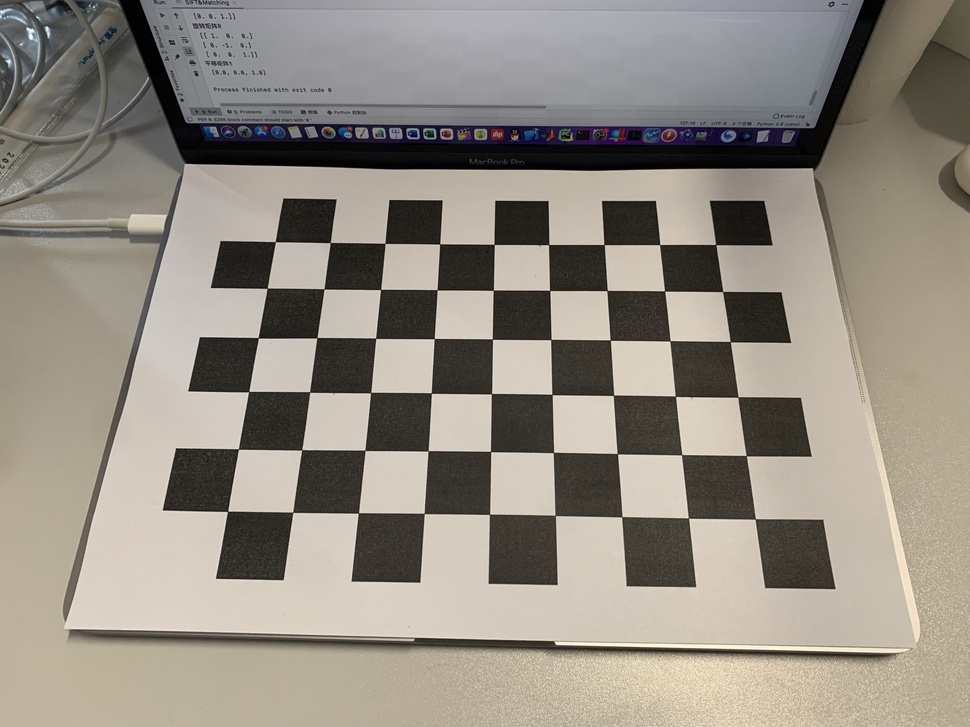
#> input picture CamfixPic/CamfixPic_Big/IMG_3547.jpg, 970 x 727 px, shrunk from 4032 x 3024 before the run; its folder holds only this picture in this run
$ python Camfixing.py
#> lines starting #> are read from the running program, lines starting #| are printed output that depends on the picture; after the words box and inside, x2 and y2 are one past the last pixel; in counts of white or black regions, pixels touching at a corner belong together; long printed decimals are rounded
import cv2
import numpy as np
import glob

################################################################################

print ('criteria and object points set')

# termination criteria
criteria = (3, 30, 0.001)

# prepare object points, like (0,0,0), (1,0,0), (2,0,0) ....,(8,5,0)
objpoint = np.zeros((9 * 6, 3), np.float32)
objpoint[:, :2] = np.mgrid[0:9, 0:6].T.reshape(-1, 2)

# arrays to store object points and image points from all the images

# 3d point in real world space
objpoints = []
# 2d points in image plane
imgpoints = []
################################################################################

print('Load Images')

images = glob.glob('CamfixPic\\CamfixPic_Big\\*.jpg')

for frame in images:

    img1 = cv2.imread(frame)
#> img1 is the input picture: shape (727, 970, 3); mean B, G, R 130.4, 140.3, 146.8
    imgGray = cv2.cvtColor(img1, cv2.COLOR_BGR2GRAY)
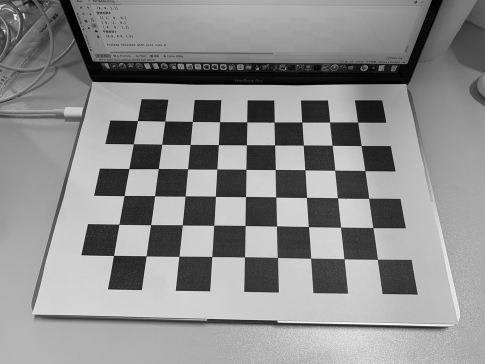
#> imgGray: shape (727, 970) (shown at 1/2 size); min 0, max 252, mean 141.1

    # find chess board corners
    ret, corners = cv2.findChessboardCorners(imgGray, (9, 6), None)
#> ret = True; corners = 54 rows, first 8: [755.1, 519], [688.3, 517.8], [621.8, 516.9], [555.2, 515.4], [489.4, 514.2], [424.2, 513.5], [358.2, 513.2], [292.8, 512.1]

    # print ret to check if pattern size is set correctly
    print (ret)
#| True

    # if found, add object points, image points (after refining them)
    if ret == True:
        # add object points
        objpoints.append(objpoint)
        cv2.cornerSubPix(imgGray, corners, (11, 11), (-1, -1), criteria)
        # add corners as image points
        imgpoints.append(corners)

        # draw corners
        cv2.drawChessboardCorners(img1, (9, 6), corners, ret)
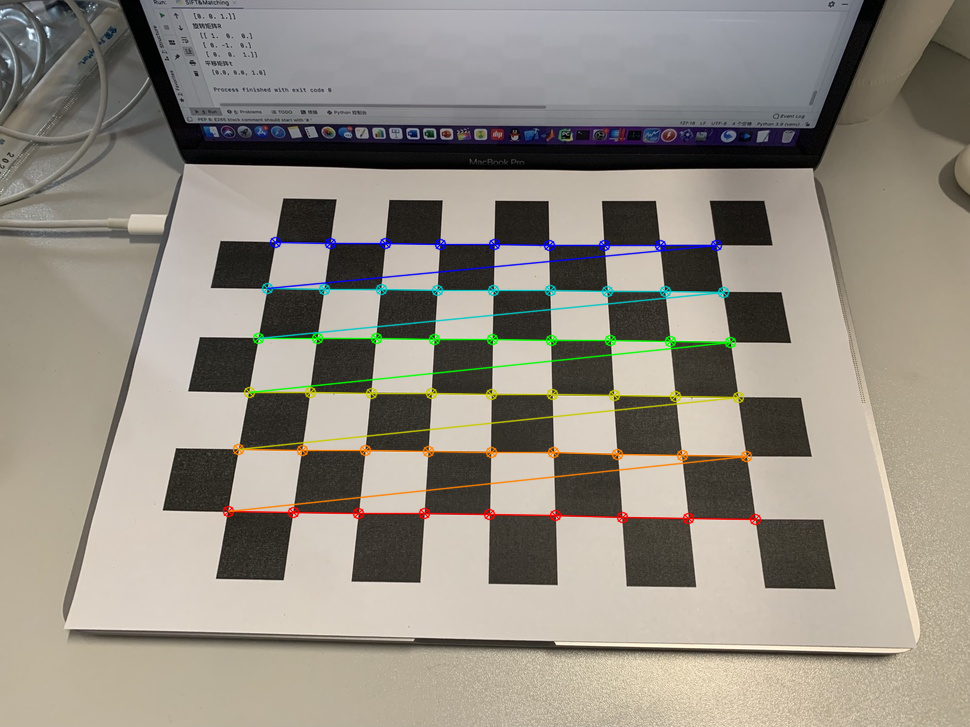
#> img1: shape (727, 970, 3); 2.85% of pixels changed, all inside (x1, y1, x2, y2) = (222, 236, 762, 526)

       # cv2.imshow('Image', img1)#chess
        cv2.waitKey(0)
        cv2.destroyAllWindows()

################################################################################

print ('camera matrix')

ret, camMat, distortCoffs, rotVects, transVects = cv2.calibrateCamera(objpoints, imgpoints, imgGray.shape[::-1], None,None)
#> ret = 0.446; camMat = [[848.8, 0, 478.9], [0, 848.2, 299.3], [0, 0, 1]]; distortCoffs = [[0.349, -2.61, -0.000378, -0.00311, 6.61]]; rotVects = ([-0.0441, -0.831, -3.01],); transVects = ([4.16, 3.3, 12.94],)
################################################################################
#distortCoffs为畸变系数
print('camMat\n',camMat)#打印相机内参数矩阵
#| camMat
#|  [[848.822   0.         478.906]
#|  [  0.         848.219 299.258]
#|  [  0.           0.           1.        ]]
print('\nrotVects\n', rotVects)#旋转向量
#| rotVects
#|  (array([[-0.04408],
#|        [-0.8313],
#|        [-3.013]]),)
print('\ntransVects\n', transVects)#平移向量
#| transVects
#|  (array([[ 4.162],
#|        [ 3.302],
#|        [12.937]]),)
print ('re-projection error')

meanError = 0
for i in range(len(objpoints)):
    imgpoints2, _ = cv2.projectPoints(objpoints[i], rotVects[i], transVects[i], camMat, distortCoffs)
    error = cv2.norm(imgpoints[i], imgpoints2, cv2.NORM_L2) / len(imgpoints2)
    meanError += error
#> this loop made 1 pass
#> (error, meanError) on pass 1: (0.0607, 0.0607)
#> after the loop, meanError = 0.0607

print ("total error: ", meanError / len(objpoints))
#| total error:  0.06069


################################################################################

# [25 lines left out: functions drawAxis, drawCube, not called in this run]


################################################################################

print ('pose calculation')

axis = np.float32([[3, 0, 0], [0, 3, 0], [0, 0, -3]]).reshape(-1, 3)
axisCube = np.float32([[0, 0, 0], [0, 3, 0], [3, 3, 0], [3, 0, 0], [0, 0, -3], [0, 3, -3], [3, 3, -3], [3, 0, -3]])

for frame in glob.glob('CamfixPic\\*.jpg'):

    img2 = cv2.imread(frame)

    gray = cv2.cvtColor(img2, cv2.COLOR_BGR2GRAY)
    ret, corners = cv2.findChessboardCorners(gray, (9, 6), None)

    if ret == True:
        # find the rotation and translation vector s.
        _,rotVects, transVects, inliers = cv2.solvePnPRansac(objpoint, corners, camMat, distortCoffs)
        #在OpenCV3的python接口中，发生了一些变化,还会返回一个retval值，这个值一般用不到，所以写需要写'_',见https://blog.csdn.net/c20081052/article/details/89501628
        # project 3D points to image plane
        '''
        imgpoints, jac = cv2.projectPoints(axis, rotVecs, transVecs, camMat, distortCoffs)
        img = drawAxis(img, corners, imgpoints)
        '''

        imgpoints, jac = cv2.projectPoints(axisCube, rotVects, transVects, camMat, distortCoffs)
        img2 = drawCube(img2, corners, imgpoints)

        # cv2.imshow('Image with Pose', img2)#cube

        cv2.waitKey(0)
        cv2.destroyAllWindows()

# [8 lines of commented-out code are left out]

$ run again, on CamfixPic/CamfixPic_Big/IMG_3551.jpg
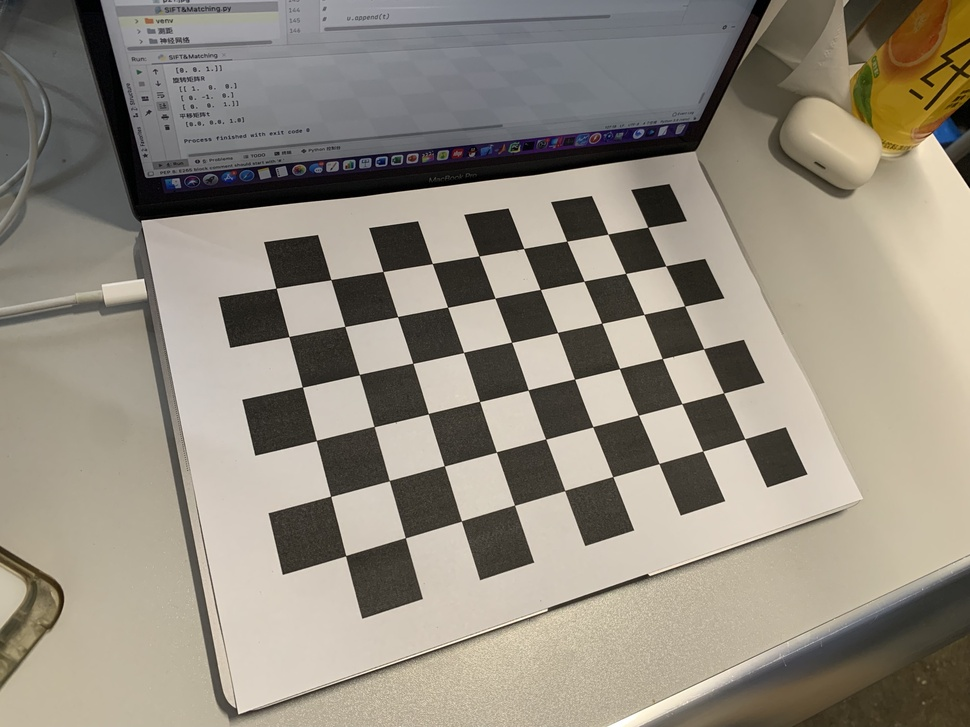
#> input picture CamfixPic/CamfixPic_Big/IMG_3551.jpg, 970 x 727 px, shrunk from 4032 x 3024 before the run
#> img1 is the input picture: shape (727, 970, 3); mean B, G, R 126.4, 138.8, 145.8
#> `imgGray = cv2.cvtColor(img1, cv2.COLOR_BGR2GRAY)`:
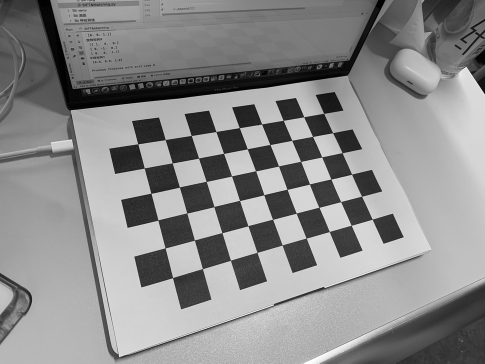
#> imgGray: shape (727, 970) (shown at 1/2 size); min 0, max 255, mean 139.5
#> `ret, corners = cv2.findChessboardCorners(imgGray, (9, 6), None)`: ret = True; corners = 54 rows, first 8: [744.6, 438.9], [702.8, 451.1], [659, 463.5], [612.8, 476.6], [564.6, 490.5], [514.5, 505.3], [461.5, 521], [405.4, 537.7]
#| True
#> `cv2.drawChessboardCorners(img1, (9, 6), corners, ret)`:
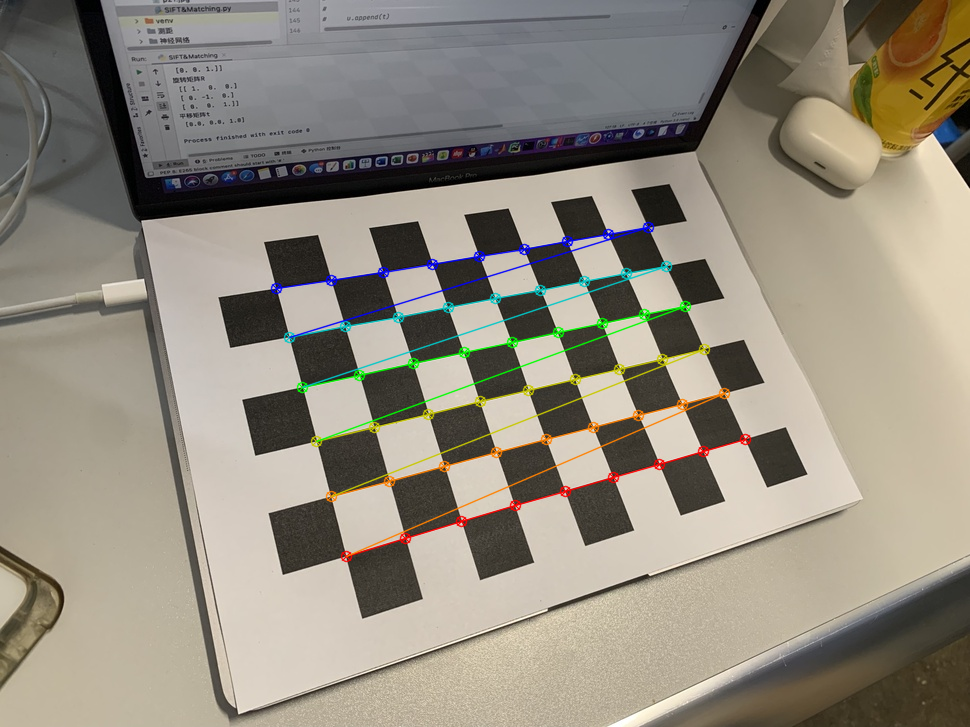
#> img1: shape (727, 970, 3); 2.37% of pixels changed, all inside (x1, y1, x2, y2) = (270, 221, 752, 563)
#> `ret, camMat, distortCoffs, rotVects, transVects = cv2.calibrateCamera(..`: ret = 0.422; camMat = [[851.1, 0, 483.5], [0, 833.6, 305.6], [0, 0, 1]]; distortCoffs = [[0.325, -2.73, -0.000757, -0.0123, 10.13]]; rotVects = ([-0.465, 0.602, 2.78],); transVects = ([5.13, 2.67, 16.8],)
#| camMat
#|  [[851.103   0.         483.475 ]
#|  [  0.         833.629 305.618]
#|  [  0.           0.           1.        ]]
#| rotVects
#|  (array([[-0.4649],
#|        [ 0.6016],
#|        [ 2.783]]),)
#| transVects
#|  (array([[ 5.133],
#|        [ 2.665],
#|        [16.796]]),)
#> the loop `for i in range(len(objpoints)):` made 1 pass
#> (error, meanError) on pass 1: (0.0574, 0.0574)
#> after the loop `for i in range(len(objpoints)):`: meanError = 0.0574
#| total error:  0.05738

$ run again, on CamfixPic/CamfixPic_Big/IMG_3552.jpg
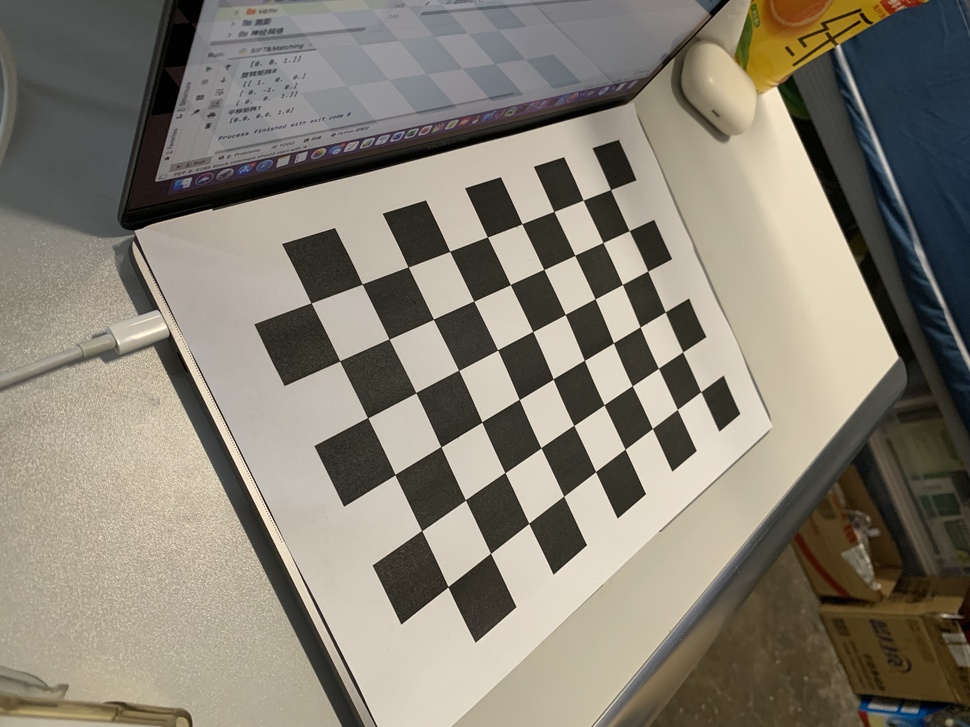
#> input picture CamfixPic/CamfixPic_Big/IMG_3552.jpg, 970 x 727 px, shrunk from 4032 x 3024 before the run
#> img1 is the input picture: shape (727, 970, 3); mean B, G, R 115.8, 128, 134.4
#> `imgGray = cv2.cvtColor(img1, cv2.COLOR_BGR2GRAY)`:
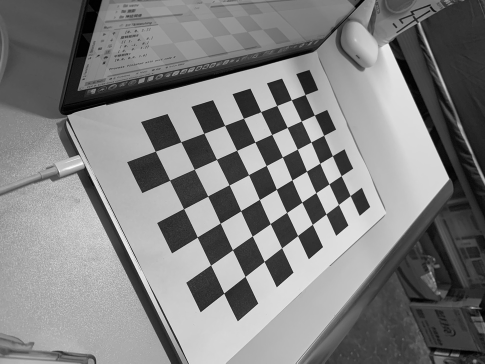
#> imgGray: shape (727, 970) (shown at 1/2 size); min 0, max 253, mean 128.6
#> `ret, corners = cv2.findChessboardCorners(imgGray, (9, 6), None)`: ret = True; corners = 54 rows, first 8: [700.7, 391.7], [677.3, 409.4], [652.4, 428.5], [625.1, 449.2], [595.6, 471.6], [563.7, 496.1], [528.7, 523.4], [490.5, 553.3]
#| True
#> `cv2.drawChessboardCorners(img1, (9, 6), corners, ret)`:
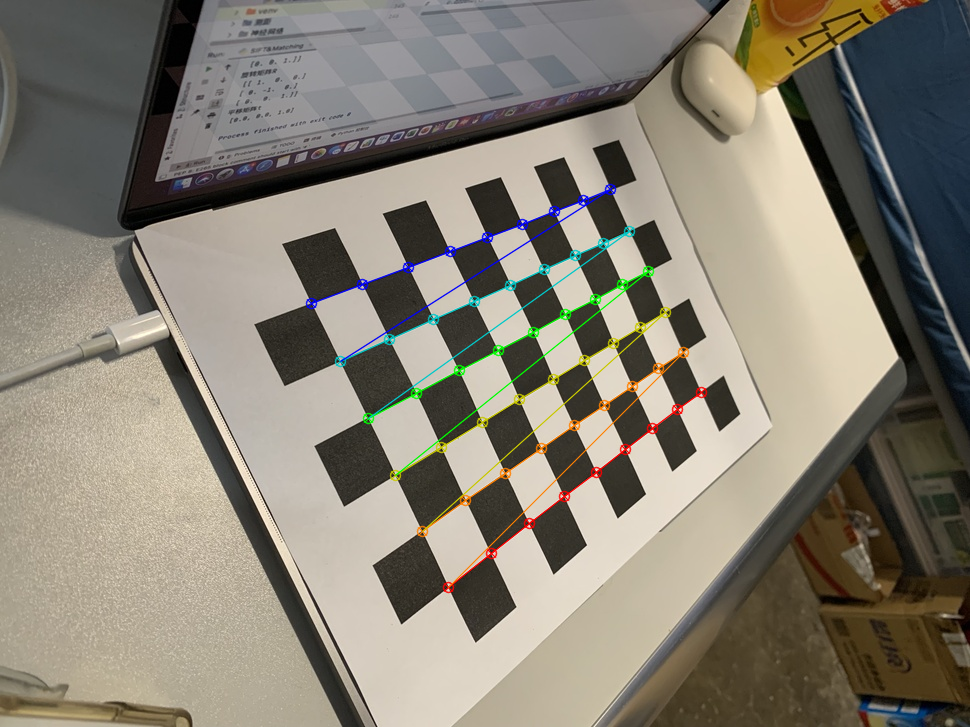
#> img1: shape (727, 970, 3); 1.88% of pixels changed, all inside (x1, y1, x2, y2) = (305, 183, 708, 594)
#> `ret, camMat, distortCoffs, rotVects, transVects = cv2.calibrateCamera(..`: ret = 0.539; camMat = [[755.7, 0, 498.7], [0, 768.9, 388.7], [0, 0, 1]]; distortCoffs = [[0.167, 0.328, 0.017, -0.0162, -9.9]]; rotVects = ([-0.902, 0.079, 2.54],); transVects = ([4.69, 0.0518, 17.48],)
#| camMat
#|  [[755.676   0.         498.656]
#|  [  0.         768.917 388.732]
#|  [  0.           0.           1.        ]]
#| rotVects
#|  (array([[-0.9019],
#|        [ 0.07897],
#|        [ 2.538 ]]),)
#| transVects
#|  (array([[ 4.685],
#|        [ 0.05183],
#|        [17.483]]),)
#> the loop `for i in range(len(objpoints)):` made 1 pass
#> (error, meanError) on pass 1: (0.0734, 0.0734)
#> after the loop `for i in range(len(objpoints)):`: meanError = 0.0734
#| total error:  0.07337
